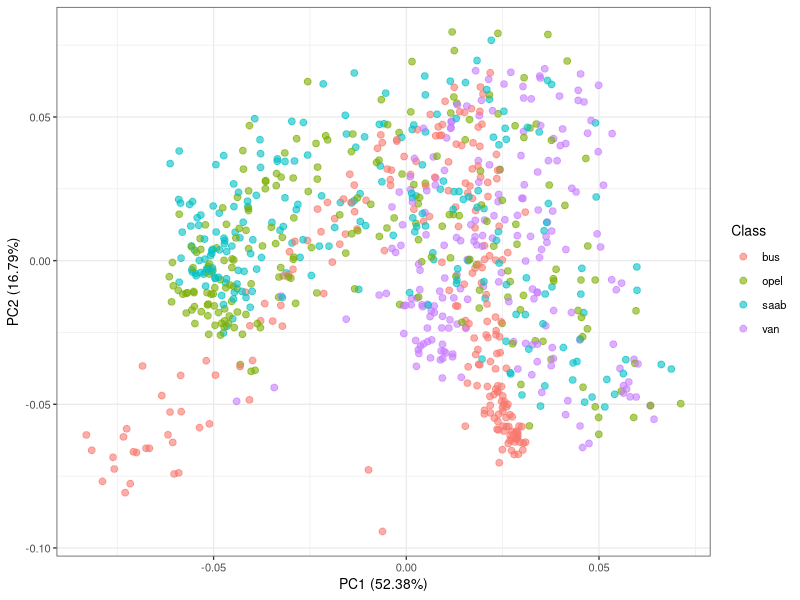
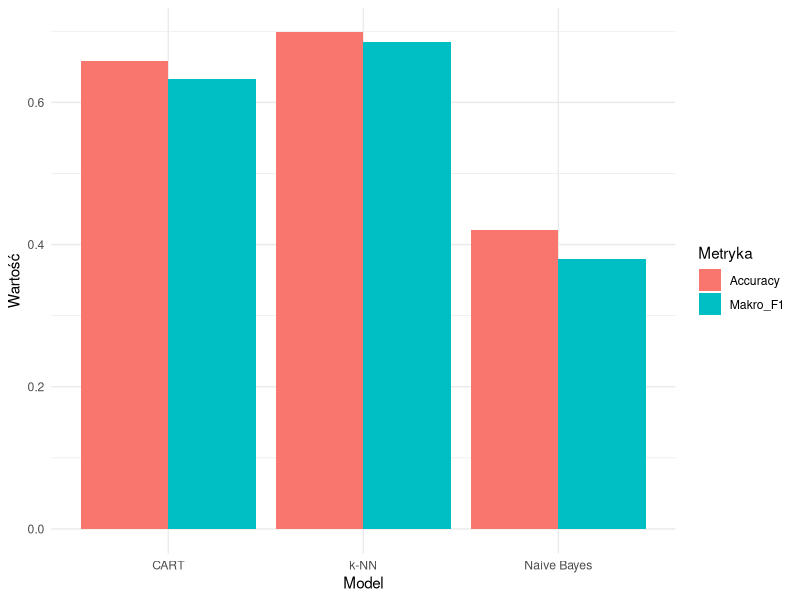

Recreate these plots in R, in order.
## ---- chunk 1
knitr::opts_chunk$set(echo = TRUE)
knitr::opts_chunk$set(warning = FALSE, message = FALSE) 
knitr::opts_chunk$set(fig.pos = "H", out.extra = "", fig.align = "center")
## ---- chunk 2

library(caret)
library(datasets)

dane <- iris
colnames(dane) <- c("dlug_sep", "szer_sep", "dlug_pl", "szer_pl", "klasa")

set.seed(42)
idx_train <- sample.int(nrow(dane), floor(2/3 * nrow(dane)))

dane_ucz  <- dane[idx_train, ]
dane_test <- dane[-idx_train, ]

## ---- chunk 3

Y1 <- as.integer(dane_ucz$klasa == "setosa")
Y2 <- as.integer(dane_ucz$klasa == "versicolor")
Y3 <- as.integer(dane_ucz$klasa == "virginica")

m1 <- lm(Y1 ~ dlug_sep + szer_sep + dlug_pl + szer_pl, data = dane_ucz)
m2 <- lm(Y2 ~ dlug_sep + szer_sep + dlug_pl + szer_pl, data = dane_ucz)
m3 <- lm(Y3 ~ dlug_sep + szer_sep + dlug_pl + szer_pl, data = dane_ucz)

pred_OVR <- function(df) {
  p <- cbind(predict(m1, df), predict(m2, df), predict(m3, df))
  lev <- c("setosa", "versicolor", "virginica")
  lev[max.col(p, ties.method = "first")]
}

dane_test$pred_baza <- pred_OVR(dane_test)


conf_baza <- confusionMatrix(
  factor(dane_test$pred_baza,    levels = levels(dane$klasa)),
  factor(dane_test$klasa, levels = levels(dane$klasa))
)
conf_baza

## ---- chunk 4
poly2 <- function(df) transform(
  df,
  dlug_sep2  = dlug_sep^2,
  szer_sep2  = szer_sep^2,
  dlug_pl2   = dlug_pl^2,
  szer_pl2   = szer_pl^2,
  dlug_sep_dlug_pl  = dlug_sep * dlug_pl,
  dlug_sep_szer_sep = dlug_sep * szer_sep,
  dlug_pl_szer_pl   = dlug_pl  * szer_pl,
  szer_sep_szer_pl  = szer_sep * szer_pl
)

dane_ucz_p  <- poly2(dane_ucz)
dane_test_p <- poly2(dane_test)

Y1p <- as.integer(dane_ucz_p$klasa == "setosa")
Y2p <- as.integer(dane_ucz_p$klasa == "versicolor")
Y3p <- as.integer(dane_ucz_p$klasa == "virginica")

m1p <- lm(Y1p ~ . -klasa, data = dane_ucz_p)
m2p <- lm(Y2p ~ . -klasa, data = dane_ucz_p)
m3p <- lm(Y3p ~ . -klasa, data = dane_ucz_p)

pred_OVR_p <- function(df) {
  p <- cbind(predict(m1p, df), predict(m2p, df), predict(m3p, df))
  lev <- c("setosa", "versicolor", "virginica")
  lev[max.col(p, ties.method = "first")]
}

dane_test_p$pred_poly <- pred_OVR_p(dane_test_p)

conf_poly <- confusionMatrix(
  factor(dane_test_p$pred_poly, levels = levels(dane$klasa)),
  factor(dane_test_p$klasa,     levels = levels(dane$klasa))
)
conf_poly

## ---- chunk 5
acc_baza <- conf_baza$overall["Accuracy"]
acc_poly <- conf_poly$overall["Accuracy"]

f1_baza  <- mean(conf_baza$byClass[, "F1"])
f1_poly  <- mean(conf_poly$byClass[, "F1"])

tab <- data.frame(
  Miara         = c("Accuracy", "Makro-F1"),
  `Model bazowy`= c(round(acc_baza, 3), round(f1_baza, 3)),
  `Model Poly2` = c(round(acc_poly, 3), round(f1_poly, 3)),
  check.names   = FALSE           # dzięki temu spacje w nagłówkach zostają
)

knitr::kable(
  tab,
  caption   = "Porównanie modeli OVR – bazowy vs. Poly2",
  align     = "c",
  booktabs  = TRUE
)
## ---- chunk 6
library(mlbench)
library(caret)
library(rpart)
library(class)
library(e1071)
data(Vehicle)
veh <- Vehicle

## ---- chunk 7
library(dplyr)
library(tidyr)
library(knitr)


num_summary <- veh %>% 
  select(where(is.numeric)) %>% 
  summarise(across(everything(),
                   list(Min   = min,
                        Q1    = ~ quantile(.x, 0.25),
                        Median= median,
                        Mean  = mean,
                        Q3    = ~ quantile(.x, 0.75),
                        Max   = max),
                   .names = "{col}_{fn}")) %>% 
  pivot_longer(everything(),
               names_to  = c("Zmienna", ".value"),
               names_sep = "_") %>%
  mutate(across(where(is.numeric), ~ round(.x, 2)))
kable(
  num_summary,
  caption = "2.2 Statystyki opisowe zmiennych numerycznych (zbiór Vehicle)",
  align   = "c"
)


class_counts <- as.data.frame(table(veh$Class))
colnames(class_counts) <- c("Klasa", "Liczebność")

kable(
  class_counts,
  caption = "Rozkład etykiet klas w zbiorze Vehicle",
  align   = "c"
)
## ---- chunk 8
library(ggfortify)
vehicle_pca <- prcomp(veh[ , -ncol(veh)], scale. = TRUE)

autoplot(vehicle_pca,
         data   = veh,
         colour = 'Class',
         alpha  = 0.6,
         size   = 2) +
  theme_bw(base_size = 10)
## ---- chunk 9
set.seed(123)
train_id  <- createDataPartition(veh$Class, p = .7, list = FALSE)
veh_train <- veh[train_id, ]
veh_test  <- veh[-train_id, ]

train_x <- scale(veh_train[, -ncol(veh_train)])
test_x  <- scale(veh_test [, -ncol(veh_test)],
                 center = attr(train_x, "scaled:center"),
                 scale  = attr(train_x, "scaled:scale"))

train_y <- veh_train$Class
test_y  <- veh_test$Class
## ---- chunk 10
library(knitr)

tab_uczenie <- data.frame(
  Model          = c("k-NN", "CART", "Naive Bayes"),
  Implementacja  = c("class::knn()", "rpart::rpart()", "e1071::naiveBayes()"),
  Parametry      = c("k = 5", "domyślne cp", "Laplace = 1"),
  check.names    = FALSE
)

kable(
  tab_uczenie,
  caption = "2.4 Uczenie modeli – implementacje i parametry początkowe",
  align   = "c"
)
## ---- chunk 11

pred_knn <- knn(train = train_x, test = test_x, cl = train_y, k = 5)

cart_fit   <- rpart(Class ~ ., data = veh_train, method = "class")
pred_cart  <- predict(cart_fit, veh_test, type = "class")

nb_fit   <- naiveBayes(Class ~ ., data = veh_train, laplace = 1)
pred_nb  <- predict(nb_fit, veh_test)
## ---- chunk 12

macroF1 <- function(pred, truth) {
  cm <- confusionMatrix(pred, truth)
  mean(cm$byClass[, "F1"])
}

cm_knn  <- confusionMatrix(pred_knn,  test_y)
cm_cart <- confusionMatrix(pred_cart, test_y)
cm_nb   <- confusionMatrix(pred_nb,   test_y)

acc <- c(
  kNN  = cm_knn$overall ["Accuracy"],
  CART = cm_cart$overall["Accuracy"],
  NB   = cm_nb$overall  ["Accuracy"]
)

f1 <- c(
  kNN  = macroF1(pred_knn,  test_y),
  CART = macroF1(pred_cart, test_y),
  NB   = macroF1(pred_nb,   test_y)
)

## ---- chunk 13
library(dplyr)
library(tidyr)
library(knitr)

pretty_cm <- function(cm_obj, model_lbl = "") {
  df <- as.data.frame(cm_obj$table) |>
    pivot_wider(names_from = Prediction, values_from = Freq) |>
    rename(`Rzeczywista \\ Przewidz.` = Reference)

  kable(
    df,
    caption = paste("Macierz pomyłek –", model_lbl),
    align   = "c",
    booktabs = TRUE
  )
}

pretty_cm(cm_knn,  "k-NN (k = 5)")
pretty_cm(cm_cart, "CART")
pretty_cm(cm_nb,   "Naive Bayes")
## ---- chunk 14
library(tidyr)
library(ggplot2)

compare_df <- data.frame(
  Model     = c("k-NN", "CART", "Naive Bayes"),
  Accuracy  = acc,
  Makro_F1  = f1
)

compare_long <- pivot_longer(compare_df, -Model,
                             names_to  = "Metryka",
                             values_to = "Wartość")

ggplot(compare_long,
       aes(Model, Wartość, fill = Metryka)) +
  geom_col(position = "dodge") +
  labs(y = "Wartość", fill = "Metryka") +
  theme_minimal(base_size = 11)
## ---- chunk 15

wyniki <- data.frame(
  Model      = c("k-NN (k = 5)", "CART", "Naive Bayes"),
  Accuracy   = round(acc,  3),
  Makro_F1   = round(f1,   3)
)

knitr::kable(
  wyniki,
  caption = "Porównanie modeli – zbiór Vehicle (podział 70/30)",
  align   = "c"
)
